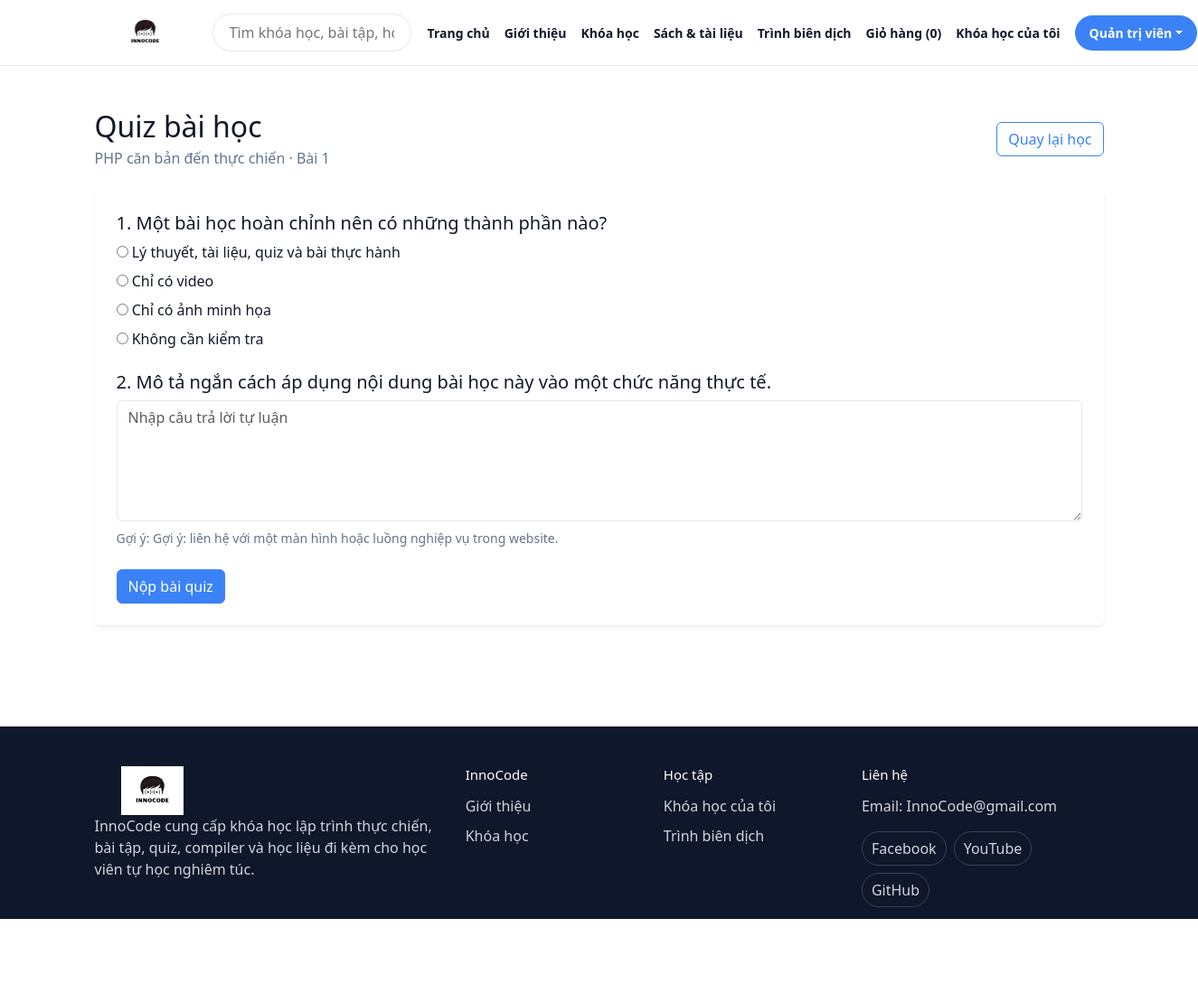
Screenshot of /index.php?page=quiz&course_id=1&lesson=0 (signed in) with the database file from the repository.
### tables this page shows
CREATE TABLE IF NOT EXISTS users (
    id INT UNSIGNED AUTO_INCREMENT PRIMARY KEY,
    name VARCHAR(190) NOT NULL,
    email VARCHAR(190) NOT NULL UNIQUE,
    phone VARCHAR(50) NULL,
    avatar_url VARCHAR(500) NULL,
    password_hash VARCHAR(255) NOT NULL,
    role ENUM('user','admin') NOT NULL DEFAULT 'user',
    email_verified_at DATETIME NULL,
    verification_token VARCHAR(100) NULL,
    reset_token VARCHAR(100) NULL,
    reset_expires_at DATETIME NULL,
    created_at TIMESTAMP DEFAULT CURRENT_TIMESTAMP,
    updated_at TIMESTAMP DEFAULT CURRENT_TIMESTAMP ON UPDATE CURRENT_TIMESTAMP
);

CREATE TABLE IF NOT EXISTS courses (
    id INT UNSIGNED AUTO_INCREMENT PRIMARY KEY,
    category_id INT UNSIGNED NOT NULL,
    title VARCHAR(190) NOT NULL,
    description TEXT NOT NULL,
    price DECIMAL(12,2) NOT NULL DEFAULT 0,
    level VARCHAR(50) NOT NULL DEFAULT 'Beginner',
    duration_hours INT UNSIGNED NOT NULL DEFAULT 1,
    image_url VARCHAR(500) NOT NULL,
    is_active TINYINT(1) NOT NULL DEFAULT 1,
    created_at TIMESTAMP DEFAULT CURRENT_TIMESTAMP,
    updated_at TIMESTAMP DEFAULT CURRENT_TIMESTAMP ON UPDATE CURRENT_TIMESTAMP,
    CONSTRAINT fk_courses_category FOREIGN KEY (category_id) REFERENCES categories(id)
);

CREATE TABLE IF NOT EXISTS quiz_questions (
    id INT UNSIGNED AUTO_INCREMENT PRIMARY KEY,
    quiz_id INT UNSIGNED NOT NULL,
    question_type ENUM('choice','essay') NOT NULL DEFAULT 'choice',
    question TEXT NOT NULL,
    option_a VARCHAR(255) NOT NULL,
    option_b VARCHAR(255) NOT NULL,
    option_c VARCHAR(255) NULL,
    option_d VARCHAR(255) NULL,
    correct_option CHAR(1) NOT NULL,
    sample_answer TEXT NULL,
    created_at TIMESTAMP DEFAULT CURRENT_TIMESTAMP,
    CONSTRAINT fk_quiz_questions_quiz FOREIGN KEY (quiz_id) REFERENCES quizzes(id) ON DELETE CASCADE
);

### index.php (called while the page is built, shortened)
<?php
$routes = [
    'home' => 'home.php',
    'courses' => 'courses.php',
    'course' => 'course.php',
    'products' => 'products.php',
    'learn' => 'learn.php',
    'cart' => 'cart.php',
    'checkout' => 'checkout.php',
    'payment_success' => 'payment_success.php',
    'payment_return_vnpay' => 'payment_return_vnpay.php',
    'payment_return_momo' => 'payment_return_momo.php',
    'payos_webhook' => 'payos_webhook.php',
    'purchase_course' => 'purchase_course.php',
    'toggle_favorite' => 'toggle_favorite.php',
    'review_course' => 'review_course.php',
    'lesson_progress' => 'lesson_progress.php',
    'lesson_question' => 'lesson_question.php',
    'lesson_report' => 'lesson_report.php',
    'lesson_submission' => 'lesson_submission.php',
    'download_material' => 'download_material.php',
    'download_note' => 'download_note.php',
    'quiz' => 'quiz.php',
    'compiler' => 'compiler.php',
    'compiler_run' => 'compiler_run.php',
    'about' => 'about.php',
    'receipt' => 'receipt.php',
    'login' => 'login.php',
    'logout' => 'logout.php',
    'register' => 'register.php',
    'forgot_password' => 'forgot_password.php',
    'reset_password' => 'reset_password.php',
    'verify_email' => 'verify_email.php',
    'verify_notice' => 'verify_notice.php',
    'my_courses' => 'my_courses.php',
    'my_materials' => 'my_materials.php',
    'gift_request' => 'gift_request.php',
    'download_product' => 'download_product.php',
    'profile' => 'profile.php',
];
$page = preg_replace('/[^a-z0-9_]/', '', (string) ($_GET['page'] ?? 'home'));
require __DIR__ . '/pages/' . $routes[$page];

### core/helpers.php (called while the page is built, shortened)
<?php
function e(string|int|float|null $value): string
{
    return htmlspecialchars((string) $value, ENT_QUOTES, 'UTF-8');
}
function url(string $page = 'home', array $params = []): string
{
    $page = page_from_path($page);
    $query = array_merge(['page' => $page], $params);
    return APP_URL . '/index.php?' . http_build_query($query);
}
function page_from_path(string $path): string
{
    $path = trim($path, '/');
    $pathOnly = strtok($path, '?') ?: $path;
    $name = basename($pathOnly, '.php');
    if ($name === '' || $name === 'index') {
        return 'home';
    }
    return $name;
}
function active_nav(string $page): string
{
    return page_from_path($page) === (string) ($_GET['page'] ?? 'home') ? 'active' : '';
}
function current_user(): ?array
{
    $userId = (int) ($_SESSION['user_id'] ?? 0);
    $stmt = db()->prepare('SELECT * FROM users WHERE id = ?');
    $stmt->execute([$userId]);
    $user = $stmt->fetch();
    return $user ?: null;
}
function is_logged_in(): bool
{
    return current_user() !== null;
}
function find_course(int $id, bool $onlyActive = true): ?array
{
    $sql = 'SELECT courses.*, categories.name AS category_name
            FROM courses
            JOIN categories ON categories.id = courses.category_id
            WHERE courses.id = :id';
    if ($onlyActive) {
        $sql .= ' AND courses.is_active = 1';
    }
    $stmt = db()->prepare($sql);
    $stmt->execute(['id' => $id]);
    $course = $stmt->fetch();
    return $course ?: null;
}
function cart_items_count(): int
{
    if (!is_logged_in()) {
        return 0;
    }
    $stmt = db()->prepare('SELECT
        (SELECT COALESCE(SUM(quantity), 0) FROM cart_items WHERE user_id = ?)
        + (SELECT COALESCE(SUM(quantity), 0) FROM product_cart_items WHERE user_id = ?)');
    $stmt->execute([(int) current_user()['id'], (int) current_user()['id']]);
    return (int) $stmt->fetchColumn();
}
function course_sections(array $course): array
{
    return course_db_sections((int) $course['id']);
}
function course_db_sections(int $courseId): array
{
    $stmt = db()->prepare('SELECT * FROM course_chapters WHERE course_id = ? ORDER BY sort_order, id');
    $stmt->execute([$courseId]);
    $chapters = $stmt->fetchAll();
    $sections = [];
    $lessonStmt = db()->prepare('SELECT * FROM course_lessons WHERE chapter_id = ? ORDER BY unlock_order, id');
    foreach ($chapters as $chapter) {
        $lessonStmt->execute([(int) $chapter['id']]);
        $lessons = [];
        foreach ($lessonStmt->fetchAll() as $lesson) {
            $lessons[] = [
                'id' => (int) $lesson['id'],
                'title' => $lesson['title'],
                'duration' => ((int) $lesson['duration_minutes']) . ' phút',
                'video_url' => $lesson['video_url'],
                'theory_content' => $lesson['theory_content'],
                'is_preview' => (int) $lesson['is_preview'] === 1,
            ];
        }
        $sections[] = [
            'id' => (int) $chapter['id'],
            'title' => $chapter['title'],
            'lessons' => $lessons,
        ];
    }
    return $sections;
}
function course_flat_lessons(array $course): array
{
    $flat = [];
    foreach (course_sections($course) as $sectionIndex => $section) {
        foreach ($section['lessons'] as $lesson) {
            $lesson['section'] = $section['title'];
            $lesson['section_index'] = $sectionIndex;
            $flat[] = $lesson;
        }
    }
    return $flat;
}
function quiz_questions_for(int $courseId, int $lessonIndex): array
{
    $course = find_course($courseId, false);
    $lesson = $course ? (course_flat_lessons($course)[$lessonIndex] ?? null) : null;
    $lessonId = (int) ($lesson['id'] ?? 0);
    if ($lessonId > 0) {
        $stmt = db()->prepare('SELECT quiz_questions.*
            FROM quizzes
            JOIN quiz_questions ON quiz_questions.quiz_id = quizzes.id
            WHERE quizzes.lesson_id = ?
            ORDER BY quiz_questions.id');
        $stmt->execute([$lessonId]);
        $rows = $stmt->fetchAll();
        if ($rows) {
            $questions = [];
            foreach ($rows as $row) {
                if (($row['question_type'] ?? 'choice') === 'essay') {
                    $questions[] = [
                        'type' => 'essay',
                        'question' => $row['question'],
                        'correct_answer' => $row['option_a'] ?? '',
                        'hint' => $row['sample_answer'] ?? '',
                        'sample_answer' => $row['sample_answer'] ?? '',
                    ];
                    continue;
                }
                $questions[] = [
                    'type' => 'choice',
                    'question' => $row['question'],
                    'options' => [
                        'a' => $row['option_a'],
                        'b' => $row['option_b'],
                        'c' => $row['option_c'],
                        'd' => $row['option_d'],
                    ],
                    'answer' => strtolower((string) $row['correct_option']),
                ];
            }
            return $questions;
        }
    }
    return [];
}

### core/database.php (called while the page is built, shortened)
<?php
function db(): PDO
{
    static $pdo = null;
    if ($pdo !== null) {
        return $pdo;
    }
    $dsn = 'mysql:host=' . DB_HOST . ';port=' . DB_PORT . ';dbname=' . DB_NAME . ';charset=utf8mb4';
    $pdo = new PDO($dsn, DB_USER, DB_PASS);
    $pdo->setAttribute(PDO::ATTR_ERRMODE, PDO::ERRMODE_EXCEPTION);
    $pdo->setAttribute(PDO::ATTR_DEFAULT_FETCH_MODE, PDO::FETCH_ASSOC);
    return $pdo;
}

### pages/quiz.php (the view, shortened to what this page needs)
<?php
$courseId = (int) ($_GET['course_id'] ?? $_POST['course_id'] ?? 0);
$lessonIndex = max(0, (int) ($_GET['lesson'] ?? $_POST['lesson_index'] ?? 0));
$questions = quiz_questions_for($courseId, $lessonIndex);
require_once dirname(__DIR__) . '/includes/header.php';
?>
<section class="container py-5">
    <div class="d-flex justify-content-between align-items-center mb-4">
        <div>
            <h1 class="h2 mb-1">Quiz bài học</h1>
            <p class="text-muted mb-0"><?= e($course['title']) ?> · Bài <?= $lessonIndex + 1 ?></p>
        </div>
        <a class="btn btn-outline-primary" href="<?= url('learn') ?>&id=<?= $courseId ?>&lesson=<?= $lessonIndex ?>">Quay lại học</a>
    </div>
    <form class="bg-white rounded-2 p-4 shadow-sm" method="post">
        <?php foreach ($questions as $index => $question): ?>
            <div class="mb-4">
                <h2 class="h5"><?= $index + 1 ?>. <?= e($question['question']) ?></h2>
                <?php if ($question['type'] === 'choice'): ?>
                    <?php foreach ($question['options'] as $key => $option): ?>
                        <label class="d-block mb-2">
                            <input type="radio" name="answers[<?= $index ?>]" value="<?= e($key) ?>" required>
                            <?= e($option) ?>
                        </label>
                    <?php endforeach; ?>
                <?php else: ?>
                    <textarea class="form-control" name="essay_answer" rows="5" placeholder="Nhập câu trả lời tự luận"></textarea>
                    <?php if (!empty($question['hint'])): ?>
                        <p class="text-muted small mt-2 mb-0">Gợi ý: <?= e($question['hint']) ?></p>
                    <?php endif; ?>
                <?php endif; ?>
            </div>
        <?php endforeach; ?>
        <button class="btn btn-primary" type="submit">Nộp bài quiz</button>
    </form>
</section>
<?php require_once dirname(__DIR__) . '/includes/footer.php'; ?>

### includes/header.php (shortened to what this page needs)
<!doctype html>
<html lang="vi">
<head>
    <link href="https://cdn.jsdelivr.net/npm/bootstrap@5.3.3/dist/css/bootstrap.min.css" rel="stylesheet">
    <link href="<?= APP_URL ?>/assets/css/style.css?v=20260520-compiler-dark" rel="stylesheet">
</head>
<body>
<nav class="site-nav sticky-top">
    <div class="container nav-inner">
        <a class="brand" href="<?= url('home') ?>">
            <img class="site-logo" src="<?= APP_URL ?>/assets/images/innocode.jpg" alt="<?= e(APP_NAME) ?>">
        </a>
        <form class="nav-search" action="<?= url('courses') ?>" method="get">
            <input name="q" value="<?= e($_GET['q'] ?? '') ?>" placeholder="Tìm khóa học, bài tập, hỏi đáp...">
        </form>
        <div class="nav-links">
            <a class="<?= active_nav('index.php') ?>" href="<?= url('home') ?>">Trang chủ</a>
            <a class="<?= active_nav('about.php') ?>" href="<?= url('about') ?>">Giới thiệu</a>
            <a class="<?= active_nav('courses.php') ?>" href="<?= url('courses') ?>">Khóa học</a>
            <a class="<?= active_nav('products.php') ?>" href="<?= url('products') ?>">Sách & tài liệu</a>
            <a class="<?= active_nav('compiler.php') ?>" href="<?= url('compiler') ?>">Trình biên dịch</a>
            <a class="<?= active_nav('cart.php') ?>" href="<?= url('cart') ?>">Giỏ hàng (<span id="cart-count"><?= cart_items_count() ?></span>)</a>
            <?php if ($user = current_user()): ?>
                <a class="<?= active_nav('my_courses.php') ?>" href="<?= url('my_courses') ?>">Khóa học của tôi</a>
                <div class="nav-account dropdown">
                    <a class="login-link dropdown-toggle" href="#" role="button" data-bs-toggle="dropdown"><?= e($user['name']) ?></a>
                </div>
            <?php else: ?>
                <a class="<?= active_nav('register.php') ?>" href="<?= url('register') ?>">Đăng ký</a>
                <a class="login-link" href="<?= url('login') ?>">Đăng nhập</a>
            <?php endif; ?>
        </div>
    </div>
</nav>
<main>

### assets/css/style.css (style rules this page uses)
:root { --brand: #0ea5e9; --brand-2: #0284c7; --accent: #22c55e; --warm: #f97316; --ink: #111827; --muted: #6b7280; --line: #e5e7eb; --soft: #f8fafc; --danger: #f97316; }
* { letter-spacing: 0; }
body { background: #fff; color: var(--ink); font-family: system-ui, -apple-system, BlinkMacSystemFont, "Segoe UI", sans-serif; }
a { text-decoration: none; }
.site-nav { background: rgba(255, 255, 255, .96); border-bottom: 1px solid var(--line); backdrop-filter: blur(14px); }
.nav-inner { align-items: center; display: grid; gap: 18px; grid-template-columns: auto minmax(220px, 1fr) auto; min-height: 72px; }
.brand { align-items: center; color: var(--ink); display: inline-flex; gap: 10px; }
.brand .site-logo { align-items: center; display: block; height: 34px; max-height: 34px; max-width: 86px; object-fit: contain; width: 86px; }
.nav-search input { border: 1px solid var(--line); border-radius: 999px; min-height: 42px; padding: 0 18px; width: 100%; }
.nav-links { align-items: center; display: flex; gap: 16px; white-space: nowrap; }
.nav-links a { color: #374151; font-size: 14px; font-weight: 600; }
.login-link { background: var(--brand); border-radius: 999px; color: #fff !important; padding: 10px 16px; }
:root, :root[data-theme="light"] { --brand: #3B82F6; --brand-2: #2563eb; --accent: #22C55E; --warm: #F97316; --ink: #111827; --muted: #64748b; --line: #e5e7eb; --soft: #f8fafc; --page-bg: #FFFFFF; --surface: #FFFFFF; --surface-2: #f3f6fb; --text: #111827; --text-soft: #64748b; }
body, .admin-layout, .admin-main { background: var(--page-bg); color: var(--text); }
.site-nav, .compiler-workspace, .lesson-card, .content-block, .course-buy-card, .learning-info, .bg-white { background: var(--surface) !important; border-color: var(--line); color: var(--text); }
.nav-links a, .brand, .academy-course-card h3 a, .course-card-title a, .admin-content, .admin-content h1, .admin-content h2, .admin-content strong { color: var(--text); }
.text-muted, .academy-course-card p, .academy-product-card p, .compiler-toolbar p { color: var(--text-soft) !important; }
.nav-search input, .form-control, .form-select { background: var(--surface); border-color: var(--line); color: var(--text); }
.btn-primary, .login-link, .academy-register-btn, .academy-gradient-btn { background: var(--brand); border-color: var(--brand); color: #fff !important; }
.btn-outline-primary { border-color: var(--brand); color: var(--brand) !important; }
.brand .site-logo { height: 46px; max-height: 46px; max-width: 112px; width: 112px; }

### rows the page displays
users: name "Quản trị viên"
courses: title "PHP căn bản đến thực chiến"
quiz_questions: question "Một bài học hoàn chỉnh nên có những thành phần nào?", option_a "Lý thuyết, tài liệu, quiz và bài thực hành", option_b "Chỉ có video", option_c "Chỉ có ảnh minh họa", option_d "Không cần kiểm tra"
quiz_questions: question "Mô tả ngắn cách áp dụng nội dung bài học này vào một chức năng thực tế.", sample_answer "Gợi ý: liên hệ với một màn hình hoặc luồng nghiệp vụ trong website."

### other values shown
cart_items_count() "0"
$lessonIndex + 1 "1"
